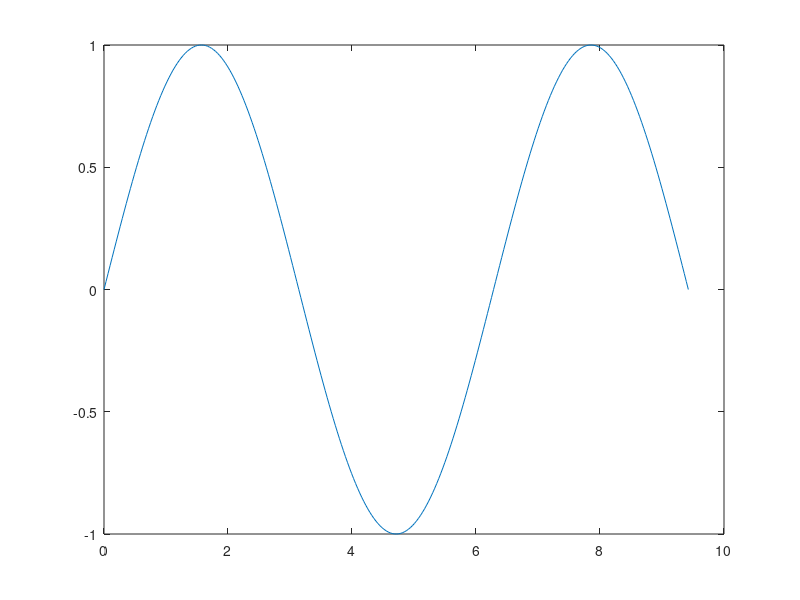

MATLAB code to generate this figure:
clc
clear all
close all

% Draw sin [0,3*pi] with different densities in the interval.


% Get enough points to draw.
% The loop is executed 20 times (100 / 5 = 20).
for i=1:5:100
	% x is an array with lineary spaced elements etween 0 and 3 * pi.
	x = 0:pi / i:3 * pi;
	% Print The number of points.
	numberOfPoints = numel(x)
	% Find the sine of each element of x and save it in the y array.
	y = sin (x);
	% Plot the two arrays.	
	plot (x,y);
	% Wait for user input on the console so that each plotting can be seen.
	pause
end;
